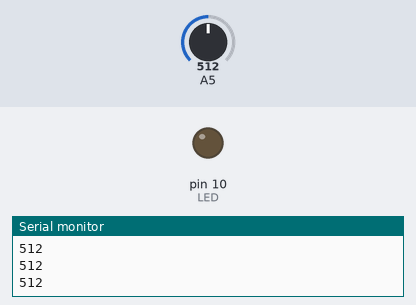
The sketch below on a simulated Arduino Uno, built with avr-gcc and run on an emulated ATmega328P. Parts: output pins drawn as LEDs (lit = HIGH), the last lines printed to the serial monitor. The inputs (shaded band) are chosen by the test bench; at power-on: A5 = 512.

Above: at 1.2 s.
1.3 s: A5 set to 107
2.8 s: A5 set to 88
At 4.0 s:
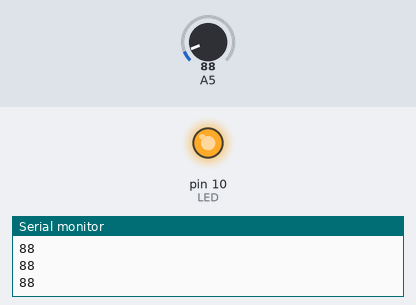
4.3 s: A5 set to 110
At 5.3 s:
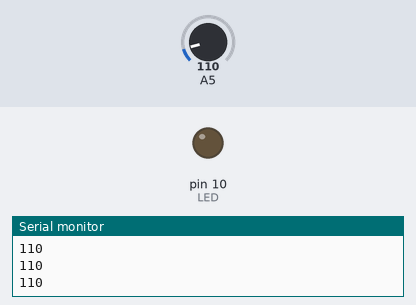
5.8 s: A5 set to 90
At 6.4 s:
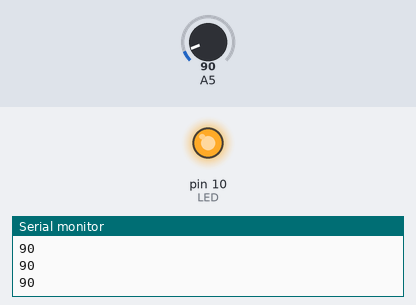
Timing chart, 0 to 8.3 s (numbered marks = the images above; inputs shaded):
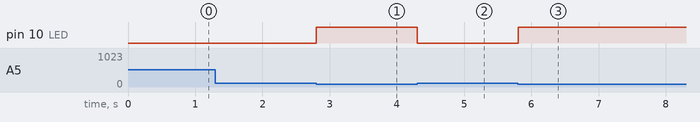

The sketch:

blink_led_ldr.ino
```cpp
#define LED 10
#define LDR 5

int light = 0;

void setup() {
  pinMode(LDR, INPUT);
  pinMode(LED, OUTPUT);
  Serial.begin(9600);
}

void loop() {
  light = analogRead(5);

  if(light < 100)
    digitalWrite(LED, HIGH);
  else
    digitalWrite(LED, LOW);

  Serial.println(light);
}
```

Measured:
- the behaviour switches between 100 and 99 on A5 (found by bisection; images 0 and 1)
- after the input at 2.8 s, pin 10 (LED): LOW → HIGH at once
- after the input at 4.3 s, pin 10 (LED): HIGH → LOW at once
- after the input at 5.8 s, pin 10 (LED): LOW → HIGH at once
